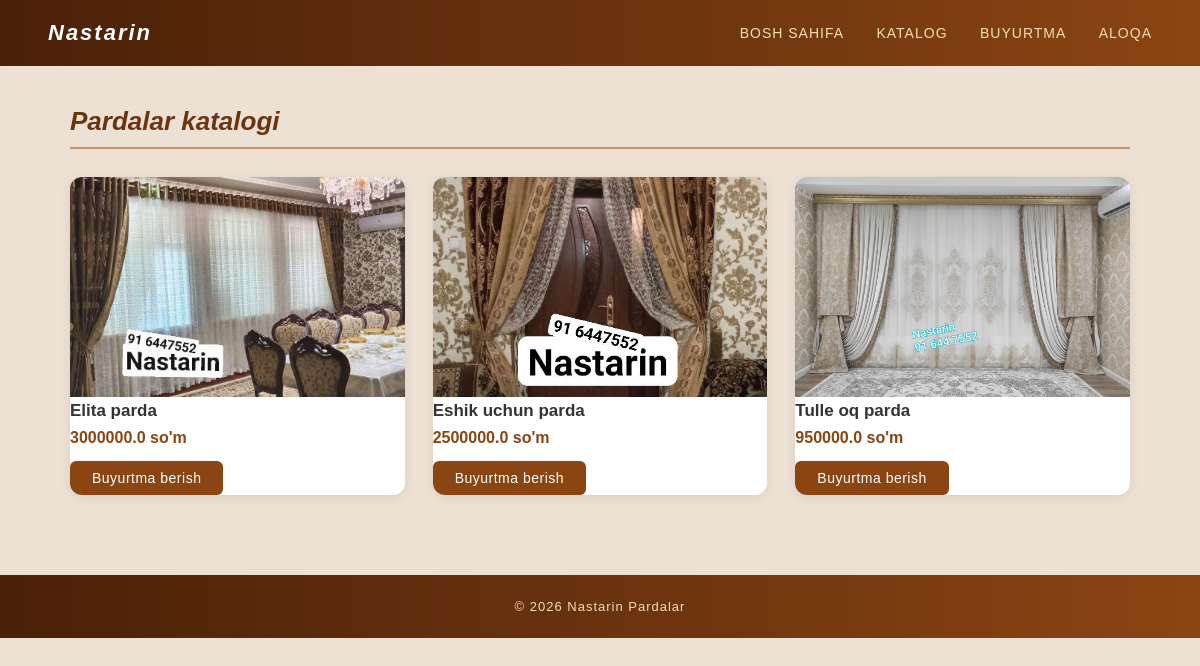
/katalog, run on an earlier commit of the app's database.
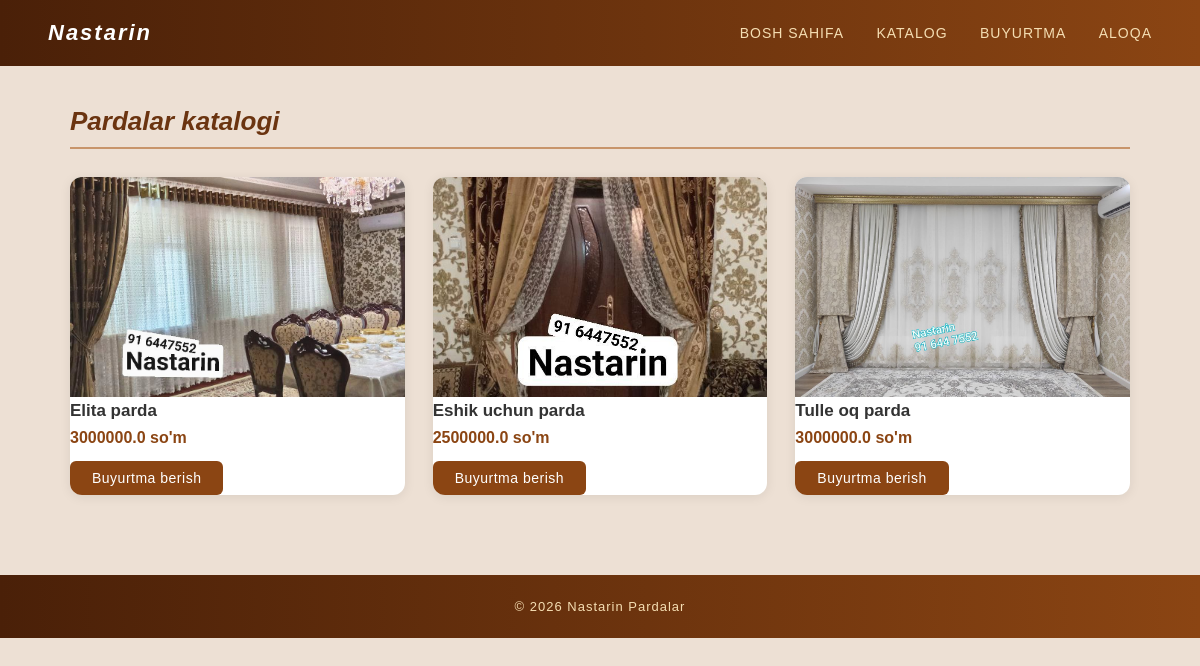
And on a later commit of the database.
### models.py (models this page shows)
class Mahsulot(Base):
    __tablename__ = "mahsulotlar"
    id      = Column(Integer, primary_key=True)
    nomi    = Column(String)
    narxi   = Column(Float)
    tasviri = Column(String)

### routers/katalog.py (the view)
@router.get("/katalog")
def katalog(request: Request, db: Session = Depends(get_db)):
    mahsulotlar = db.query(Mahsulot).all()
    return templates.TemplateResponse("katalog.html", {
        "request": request,
        "mahsulotlar": mahsulotlar
    })

### templates/katalog.html
{% extends "base.html" %}
{% block content %}
<h2>Pardalar katalogi</h2>
<div class="katalog-grid">
    {% for mahsulot in mahsulotlar %}
    <div class="karta">
        <img src="/static/images/{{ mahsulot.tasviri }}" alt="{{ mahsulot.nomi }}">
        <h3>{{ mahsulot.nomi }}</h3>
        <p>{{ mahsulot.narxi }} so'm</p>
        <a href="/buyurtma?mahsulot={{ mahsulot.id }}">Buyurtma berish</a>
    </div>
    {% else %}
        <p>Hozircha mahsulot yo'q.</p>
    {% endfor %}
</div>
{% endblock %}

### templates/base.html (shortened to what this page needs)
<!DOCTYPE html>
<html lang="uz">
<head>
    <link rel="stylesheet" href="/static/style.css">
</head>
<body>
    <header>
        <h1>Nastarin</h1>
        <nav>
            <a href="/">Bosh sahifa</a>
            <a href="/katalog">Katalog</a>
            <a href="/buyurtma">Buyurtma</a>
            <a href="/aloqa">Aloqa</a>
        </nav>
    </header>
    <div class="sahifa-wrapper">
        <main>
            {% block content %}{% endblock %}
        </main>
    </div>
    <footer>
        <p>© 2026 Nastarin Pardalar</p>
    </footer>
</body>
</html>

### static/style.css (style rules this page uses)
* { margin: 0; padding: 0; box-sizing: border-box; }
body { font-family: Georgia, Arial, sans-serif; background: #ede0d4; min-height: 100vh; color: #333; }
header { background: linear-gradient(90deg, #4a2008, #8B4513); color: white; padding: 20px 48px; display: flex; justify-content: space-between; align-items: center; }
header h1 { font-size: 22px; letter-spacing: 2px; font-style: italic; }
nav a { color: #f5deb3; text-decoration: none; margin-left: 28px; font-size: 14px; letter-spacing: 1px; text-transform: uppercase; padding-bottom: 4px; border-bottom: 2px solid transparent; transition: all 0.2s; }
main { flex: 1; max-width: 1100px; padding: 0 20px; min-width: 0; }
.sahifa-wrapper { display: flex; justify-content: center; gap: 20px; margin: 40px auto; max-width: 1400px; padding: 0 16px; align-items: flex-start; }
h2 { font-size: 26px; color: #6b3410; margin-bottom: 20px; padding-bottom: 10px; border-bottom: 2px solid #c8956b; font-style: italic; }
footer { text-align: center; padding: 24px; background: linear-gradient(90deg, #4a2008, #8B4513); color: #f5deb3; margin-top: 80px; font-size: 13px; letter-spacing: 1px; }
.katalog-grid { display: grid; grid-template-columns: repeat(3, 1fr); gap: 28px; margin-top: 28px; }
.karta { background: white; border-radius: 12px; overflow: hidden; box-shadow: 0 2px 12px rgba(0,0,0,0.08); transition: transform 0.2s, box-shadow 0.2s; }
.karta img { width: 100%; height: 220px; object-fit: cover; }
.karta h3 { font-size: 17px; color: #333; margin-bottom: 8px; }
.karta p { color: #8B4513; font-weight: bold; margin-bottom: 14px; font-size: 16px; }
.karta a { display: inline-block; background: #8B4513; color: white; padding: 9px 22px; border-radius: 6px; text-decoration: none; font-size: 14px; letter-spacing: 0.5px; transition: background 0.2s; }

What changed in the data, as far as the page shows it:
changed Mahsulot "Tulle oq parda": narxi "950000.0" → "3000000.0"
